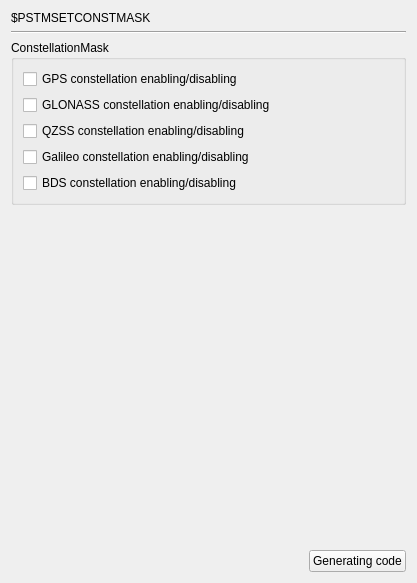
     <widget class="QWidget" name="page_PSTMSETCONSTMASK">
      <layout class="QGridLayout" name="gridLayout_19">
       <item row="0" column="0" colspan="2">
        <widget class="QLabel" name="label_61">
         <property name="text">
          <string>$PSTMSETCONSTMASK</string>
         </property>
        </widget>
       </item>
       <item row="1" column="0" colspan="2">
        <widget class="Line" name="line_13">
         <property name="orientation">
          <enum>Qt::Horizontal</enum>
         </property>
        </widget>
       </item>
       <item row="2" column="0" colspan="2">
        <widget class="QGroupBox" name="groupBox_2">
         <property name="title">
          <string>ConstellationMask</string>
         </property>
         <layout class="QGridLayout" name="gridLayout_17">
          <item row="0" column="0">
           <widget class="QCheckBox" name="checkBox_GPS">
            <property name="text">
             <string>GPS constellation enabling/disabling</string>
            </property>
           </widget>
          </item>
          <item row="1" column="0">
           <widget class="QCheckBox" name="checkBox_GLONASS">
            <property name="text">
             <string>GLONASS constellation enabling/disabling</string>
            </property>
           </widget>
          </item>
          <item row="2" column="0">
           <widget class="QCheckBox" name="checkBox_QZSS">
            <property name="text">
             <string>QZSS constellation enabling/disabling</string>
            </property>
           </widget>
          </item>
          <item row="3" column="0">
           <widget class="QCheckBox" name="checkBox_Galileo">
            <property name="text">
             <string>Galileo constellation enabling/disabling</string>
            </property>
           </widget>
          </item>
          <item row="4" column="0">
           <widget class="QCheckBox" name="checkBox_BDS">
            <property name="text">
             <string>BDS constellation enabling/disabling</string>
            </property>
           </widget>
          </item>
         </layout>
        </widget>
       </item>
       <item row="3" column="1">
        <spacer name="verticalSpacer_17">
         <property name="orientation">
          <enum>Qt::Vertical</enum>
         </property>
         <property name="sizeHint" stdset="0">
          <size>
           <width>20</width>
           <height>339</height>
          </size>
         </property>
        </spacer>
       </item>
       <item row="4" column="0">
        <spacer name="horizontalSpacer_15">
         <property name="orientation">
          <enum>Qt::Horizontal</enum>
         </property>
         <property name="sizeHint" stdset="0">
          <size>
           <width>292</width>
           <height>20</height>
          </size>
         </property>
        </spacer>
       </item>
       <item row="4" column="1">
        <widget class="QPushButton" name="GC2_PSTMSETCONSTMASK">
         <property name="text">
          <string>Generating code</string>
         </property>
        </widget>
       </item>
      </layout>
     </widget>
